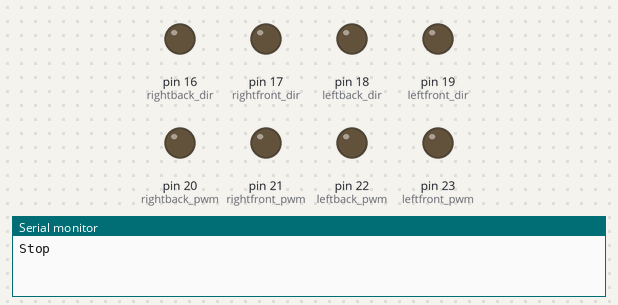
Bench run of a sketch on a simulated Arduino Mega 2560, built with avr-gcc and run on an emulated ATmega2560. On the bench: output pins drawn as LEDs (lit = HIGH), the last lines printed to the serial monitor.

Above: at 0.1 s.
At 10.1 s:
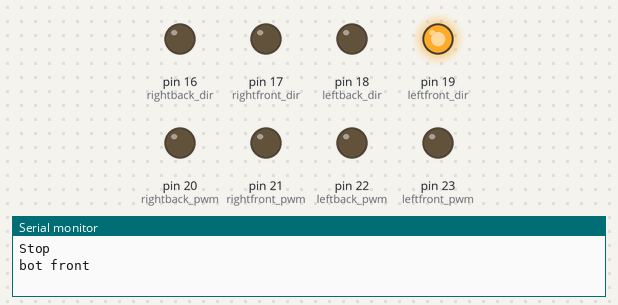
Timing chart, 0 to 11.6 s (numbered marks = the images above):
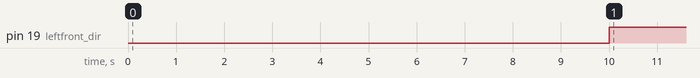

The sketch:

Holonomic_Auto.ino
```cpp
#define leftfront_pwm 23
#define leftback_pwm 22
#define rightfront_pwm 21
#define rightback_pwm 20
#define leftfront_dir 19
#define leftback_dir 18
#define rightfront_dir 17
#define rightback_dir 16

bool clockwise[4];
int Speed = 40;
void setup() {
  pinMode(leftfront_pwm, OUTPUT);
  pinMode(leftback_pwm, OUTPUT);
  pinMode(rightfront_pwm, OUTPUT);
  pinMode(rightback_pwm, OUTPUT);
  pinMode(leftfront_dir, OUTPUT);
  pinMode(leftback_dir, OUTPUT);
  pinMode(rightfront_dir, OUTPUT);
  pinMode(rightback_dir, OUTPUT);
  Serial.begin(9600);
  for (int i = 0; i < 4; i++)
    clockwise[i] = HIGH;
  stay();
  delay(10000);
}

void loop() {
  move_front();
  delay(2000);
  stay();
  delay(1000);
  move_diagonally_right();
  delay(2000);
  stay();
  delay(1000);
  move_diagonally_left();
  delay(2000);
  stay();
  delay(1000);
}
void stay()
{
  analogWrite(rightfront_pwm, 0);
  analogWrite(rightback_pwm, 0);
  analogWrite(leftfront_pwm, 0);
  analogWrite(leftback_pwm, 0);
  Serial.println("Stop ");
}
void move_right()
{
  digitalWrite(leftfront_dir, clockwise[0]);
  digitalWrite(leftback_dir, clockwise[1]);
  digitalWrite(rightfront_dir, clockwise[2]);
  digitalWrite(rightback_dir, !clockwise[3]);
  analogWrite(leftfront_pwm, Speed);
  analogWrite(leftback_pwm, Speed+15);
  analogWrite(rightfront_pwm, Speed);
  analogWrite(rightback_pwm, Speed+20);
  Serial.println("bot right");
}
void move_left()
{
  digitalWrite(leftfront_dir, !clockwise[0]);
  digitalWrite(leftback_dir, !clockwise[1]);
  digitalWrite(rightfront_dir, !clockwise[2]);
  digitalWrite(rightback_dir, clockwise[3]);
  analogWrite(leftfront_pwm, Speed);
  analogWrite(leftback_pwm, Speed+15);
  analogWrite(rightfront_pwm, Speed);
  analogWrite(rightback_pwm, Speed+20);
  Serial.println("bot left");
}
void move_front()
{
  digitalWrite(leftfront_dir, clockwise[0]);
  digitalWrite(leftback_dir, !clockwise[1]);
  digitalWrite(rightfront_dir, !clockwise[2]);
  digitalWrite(rightback_dir, !clockwise[3]);
  analogWrite(leftfront_pwm, Speed);
  analogWrite(leftback_pwm, Speed+5);
  analogWrite(rightback_pwm, Speed);
  analogWrite(rightfront_pwm, Speed+5);
  Serial.println("bot front");
}
void move_back()
{
  digitalWrite(leftfront_dir, !clockwise[0]);
  digitalWrite(leftback_dir, clockwise[1]);
  digitalWrite(rightfront_dir, clockwise[2]);
  digitalWrite(rightback_dir, clockwise[3]);
  analogWrite(leftfront_pwm, Speed);
  analogWrite(leftback_pwm, Speed+15);
  analogWrite(rightback_pwm, Speed);
  analogWrite(rightfront_pwm, Speed+20);
  Serial.println("bot back");
}
void move_diagonally_right()
{
  digitalWrite(leftfront_dir, clockwise[0]);
  digitalWrite(rightback_dir, !clockwise[3]);
  analogWrite(leftfront_pwm, Speed);
  analogWrite(rightback_pwm, Speed+5);
  Serial.println("bot diagonaly right");
}
void move_diagonally_left()
{
  digitalWrite(leftback_dir, !clockwise[1]);
  digitalWrite(rightfront_dir, !clockwise[2]);
  analogWrite(leftback_pwm, Speed+5);
  analogWrite(rightfront_pwm, Speed);
  Serial.println("bot diagonaly left");
}
void move_clockwise()
{
  digitalWrite(leftfront_dir, clockwise[0]);
  digitalWrite(leftback_dir, !clockwise[1]);
  digitalWrite(rightfront_dir, clockwise[2]);
  digitalWrite(rightback_dir, clockwise[3]);
  analogWrite(leftfront_pwm, Speed);
  analogWrite(leftback_pwm, Speed);
  analogWrite(rightback_pwm, Speed);
  analogWrite(rightfront_pwm, Speed);
  Serial.println("bot clockwise");
}
void move_anticlockwise()
{
  digitalWrite(leftfront_dir, !clockwise[0]);
  digitalWrite(leftback_dir, clockwise[1]);
  digitalWrite(rightfront_dir, !clockwise[2]);
  digitalWrite(rightback_dir, !clockwise[3]);
  analogWrite(leftfront_pwm, Speed);
  analogWrite(leftback_pwm, Speed);
  analogWrite(rightback_pwm, Speed);
  analogWrite(rightfront_pwm, Speed);
  Serial.println("bot anticlockwise");
}
```

Measured:
- by itself, pin 19 (leftfront_dir): LOW → HIGH at 10.0 s
